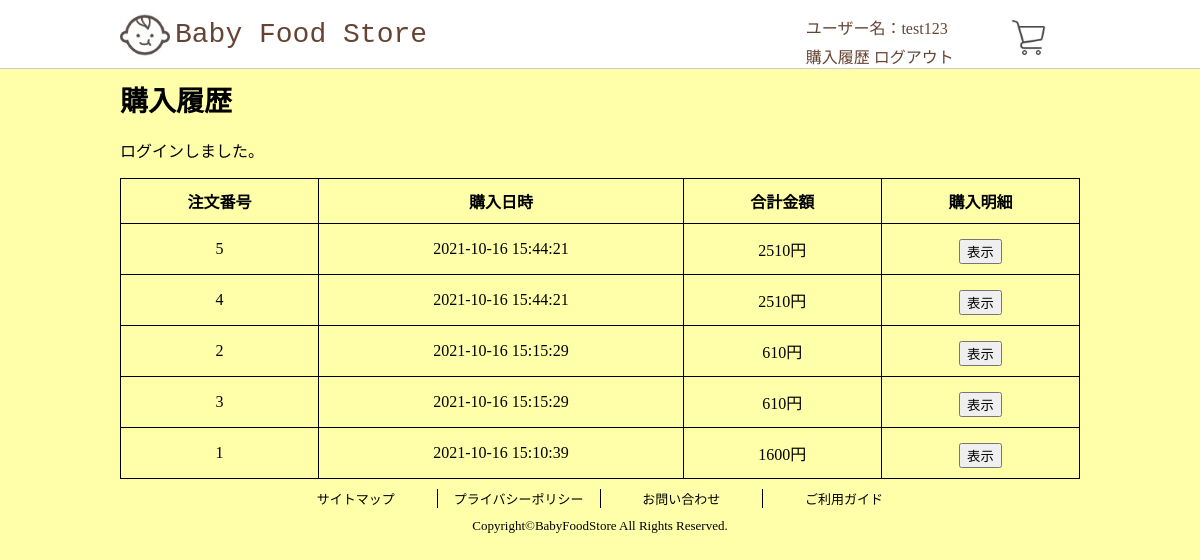
Page /www/html/order.php (signed in) on the committed database.
### tables this page shows
CREATE TABLE `users` (
  `id` int(11) NOT NULL,
  `name` varchar(10) NOT NULL,
  `type` int(11) NOT NULL,
  `password` varchar(20) NOT NULL,
  `createdate` datetime NOT NULL DEFAULT CURRENT_TIMESTAMP,
  `updatedate` datetime NOT NULL DEFAULT CURRENT_TIMESTAMP ON UPDATE CURRENT_TIMESTAMP
);

CREATE TABLE `orders` (
  `order_id` int(11) NOT NULL,
  `user_id` int(11) NOT NULL,
  `created` datetime NOT NULL DEFAULT CURRENT_TIMESTAMP
);

### www/html/order.php (called while the page is built, shortened)
<?php
require_once MODEL_PATH . 'functions.php';
require_once MODEL_PATH . 'user.php';
require_once MODEL_PATH . 'order.php';
$db = get_db_connect();
$user = get_login_user($db);
if(is_admin($user) === false){
    $orders = get_orders($db, $user['id']);
} else {
    $orders = get_admin_orders($db);
}
include_once VIEW_PATH . 'order_view.php';

### www/model/db.php (called while the page is built, shortened)
<?php
function fetch_query($db, $sql, $params = array()){
  try{
    $statement = $db->prepare($sql);
    $statement->execute($params);
    return $statement->fetch();
  }catch(PDOException $e){
    set_error('データ取得に失敗しました。');
  }
  return false;
}
function fetch_all_query($db, $sql, $params = array()){
  try{
    $statement = $db->prepare($sql);
    $statement->execute($params);
    return $statement->fetchAll();
  }catch(PDOException $e){
    set_error('データ取得に失敗しました。');
  }
  return false;
}

### www/model/user.php (called while the page is built, shortened)
<?php
require_once MODEL_PATH . 'functions.php';
require_once MODEL_PATH . 'db.php';
function get_user($db, $id){
  $sql = "
    SELECT
      id,
      name,
      password,
      type
    FROM
      users
    WHERE
      id = :id
    LIMIT 1
  ";
  $params = array(':id' => $id);
  return fetch_query($db, $sql, $params);
}
function get_login_user($db){
  $login_user_id = get_session('id');
  return get_user($db, $login_user_id);
}

### www/model/functions.php (called while the page is built, shortened)
<?php
function get_session($name){
  if(isset($_SESSION[$name]) === true){
    return $_SESSION[$name];
  };
  return '';
}
function h ($str) {
  return htmlspecialchars ($str,  ENT_QUOTES, 'UTF-8');
}

### www/model/order.php (called while the page is built, shortened)
<?php
require_once MODEL_PATH . 'functions.php';
require_once MODEL_PATH . 'db.php';
function get_orders($db, $user_id){
    $sql = "
      SELECT
        orders.order_id,
        orders.created,
        SUM(order_details.price * order_details.amount) AS total
      FROM
        orders
      JOIN
        order_details
      ON
        orders.order_id = order_details.order_id
      WHERE
        user_id = :user_id
      GROUP BY
        order_id
      ORDER BY
        created desc
    ";
    $params = array(':user_id' => $user_id);
    return fetch_all_query($db, $sql, $params);
  }

### www/view/order_view.php (the view, shortened to what this page needs)
<!DOCTYPE html>
<html lang="ja">
<head>
  <link type="text/css" rel="stylesheet" href="<?php print(STYLESHEET_PATH . 'customer.css'); ?>">
</head>
<body>
  <header>
    <?php include VIEW_PATH . 'templates/header_logined.php'; ?>
  </header>
  <div class="content">
    <h1 class="title">購入履歴</h1>
      <?php include VIEW_PATH . 'templates/messages.php'; ?>
      <?php if(!empty($orders)){ ?>
        <table>
          <thead>
            <tr>
              <th>注文番号</th>
              <th>購入日時</th>
              <th>合計金額</th>
              <th>購入明細</th>
            </tr>
          </thead>
          <tbody>
            <?php foreach($orders as $order){ ?>
            <tr>
              <td><?php print $order['order_id']; ?></td>
              <td><?php print $order['created']; ?></td>
              <td><?php print $order['total']; ?>円</td>
              <td>
                  <form method="post" action="order_detail.php">
                    <input class="btn btn-block btn-primary" type="submit" value="表示">
                  </form>
              </td>
            </tr>
            <?php } ?>
          </tbody>
        </table>
      <?php } else { ?>
        <p>購入履歴はありません。</p>
      <?php } ?>
  </div>
  <footer>
        <ul class="footer">
            <li class="footerlist"><a href="#">サイトマップ</a></li>
            <li class="footerlist"><a href="#">プライバシーポリシー</a></li>
            <li class="footerlist"><a href="#">お問い合わせ</a></li>
            <li class="footerlist"><a href="#">ご利用ガイド</a></li>
        </ul>
        <p class="copyright">Copyright&copy;BabyFoodStore All Rights Reserved.</p>
    </footer>
</body>
</html>

### www/view/templates/header_logined.php
<div class="header-box">
    <div class="title">
        <a href="./top.php">
            <img class="titlelogo" src="./image/logo.jpeg" alt="Baby Food Store">Baby Food Store
        </a>
    </div>
    <div class="headerright">
        <div class="userinfo">
    <p class="username">ユーザー名：<?php print (h($user['name'])); ?></p>
    <a class="nav-link" href="<?php print(ORDER_URL);?>">購入履歴</a>
    <a class="logout" href="<?php print(LOGOUT_URL);?>">ログアウト</a>
        </div>
        <div class="cartimage">
            <a href="./cart.php" class="cart"><img src="./image/cart.jpeg"></a>
        </div>
    </div>
</div>

### www/html/assets/css/customer.css (style rules this page uses)
body { background-color: #ffffaa; margin: 0px; min-width: 960px; }
a { text-decoration: none; color: #664433; }
li { list-style: none; }
header { background-color: #ffffff; color: #664433; padding: 0px; margin: 0px; border-bottom: solid 1px #cccccc; }
.header-box { display: flex; width: 960px; margin: 0px auto; }
.titlelogo { width: 50px; vertical-align: middle; margin-right: 5px; }
.title { flex: 5; margin-top: 10px; font-size:28px; font-family: "courier"; }
.headerright { flex: 2; display: flex; }
.userinfo { flex:3; }
.username { margin: 15px 0px 5px; }
.cartimage { flex: 1; margin-top: 10px; }
.cart img { width: 35px; margin-top: 10px; }
input[type="submit"] { margin-top: 5px; }
.content { margin-left: auto; margin-right: auto; width: 960px; }
div { display: block; }
.footer { display: flex; width: 650px; list-style: none; font-size: 13px; margin: 10px auto; text-align: center; padding-left: 0px; }
.footerlist { border-right: solid 1px; flex: 1; }
.footerlist:last-child { border-right: 0; }
.footerlist a { color: #000000; }
.copyright { margin: 0px; padding-bottom: 25px; font-size: 13px; text-align: center; }

### www/view/order_view.php (style rules this page uses)
table { width: 960px; border-collapse: collapse; }
table, tr, th, td { border: solid 1px; padding: 10px; text-align: center; }

### rows in the picture
users: name "test123"
orders: order_id "5", created "2021-10-16 15:44:21", total "2510"
orders: order_id "4", created "2021-10-16 15:44:21", total "2510"
orders: order_id "2", created "2021-10-16 15:15:29", total "610"
orders: order_id "3", created "2021-10-16 15:15:29", total "610"
orders: order_id "1", created "2021-10-16 15:10:39", total "1600"

### other values in the picture
$message "ログインしました。"
